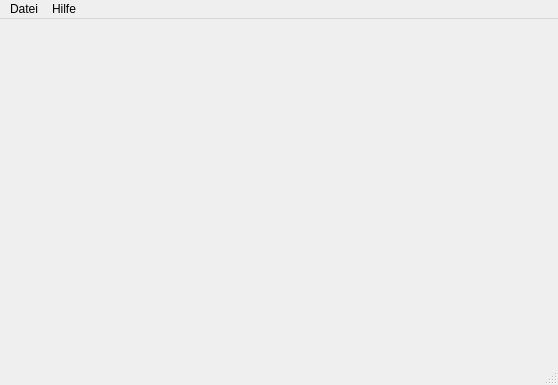
<?xml version="1.0" encoding="UTF-8"?>
<ui version="4.0">
 <class>MainWindow</class>
 <widget class="QMainWindow" name="MainWindow">
  <property name="geometry">
   <rect>
    <x>0</x>
    <y>0</y>
    <width>558</width>
    <height>385</height>
   </rect>
  </property>
  <property name="windowTitle">
   <string notr="true">Notensatz</string>
  </property>
  <property name="windowIcon">
   <iconset>
    <selectedon>assets/icon.png</selectedon>
   </iconset>
  </property>
  <property name="windowOpacity">
   <double>1.000000000000000</double>
  </property>
  <widget class="QWidget" name="centralwidget"/>
  <widget class="QMenuBar" name="menubar">
   <property name="geometry">
    <rect>
     <x>0</x>
     <y>0</y>
     <width>558</width>
     <height>21</height>
    </rect>
   </property>
   <widget class="QMenu" name="menu_file">
    <property name="title">
     <string>Datei</string>
    </property>
    <addaction name="action_new"/>
    <addaction name="action_oeffnen"/>
    <addaction name="separator"/>
    <addaction name="action_save"/>
    <addaction name="separator"/>
    <addaction name="action_close"/>
   </widget>
   <widget class="QMenu" name="menuHilfe">
    <property name="title">
     <string>Hilfe</string>
    </property>
    <addaction name="action_doc"/>
    <addaction name="action_about"/>
   </widget>
   <addaction name="menu_file"/>
   <addaction name="menuHilfe"/>
  </widget>
  <widget class="QStatusBar" name="statusbar"/>
  <action name="action_new">
   <property name="text">
    <string>Neu...</string>
   </property>
  </action>
  <action name="action_oeffnen">
   <property name="text">
    <string>Öffnen...</string>
   </property>
  </action>
  <action name="action_save">
   <property name="text">
    <string>Speichern</string>
   </property>
  </action>
  <action name="action_close">
   <property name="text">
    <string>Beenden</string>
   </property>
  </action>
  <action name="action_doc">
   <property name="text">
    <string>Dokumentation</string>
   </property>
  </action>
  <action name="action_about">
   <property name="text">
    <string>Über uns</string>
   </property>
  </action>
 </widget>
 <resources/>
 <connections>
  <connection>
   <sender>action_close</sender>
   <signal>triggered()</signal>
   <receiver>MainWindow</receiver>
   <slot>close()</slot>
   <hints>
    <hint type="sourcelabel">
     <x>-1</x>
     <y>-1</y>
    </hint>
    <hint type="destinationlabel">
     <x>278</x>
     <y>192</y>
    </hint>
   </hints>
  </connection>
 </connections>
</ui>
